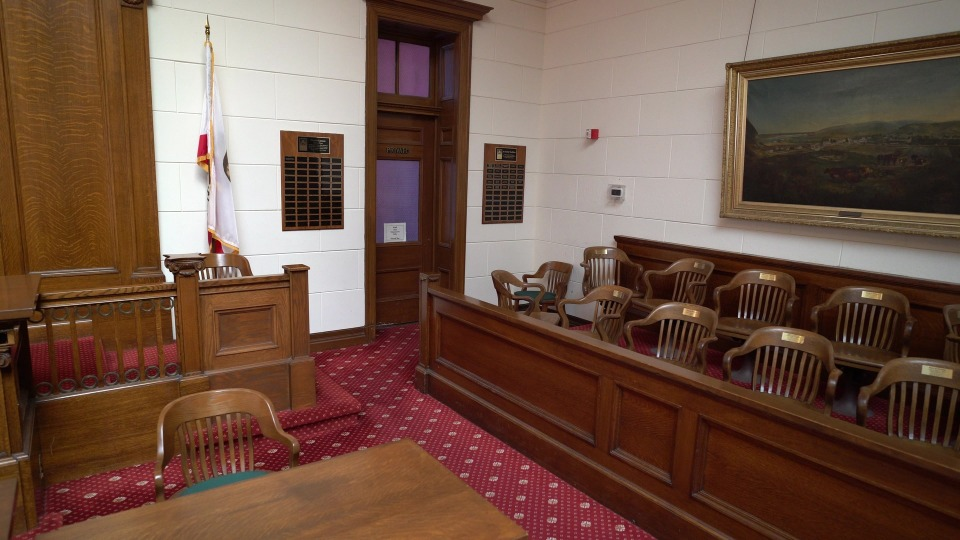
#> input picture Q1/im_courtroom_00086_left.jpg, 960 x 540 px, found by its file name
$ python Q1_python.py
#> lines starting #> are read from the running program, lines starting #| are printed output that depends on the picture
# imports packages
print("loading packages ...")
import os
import cv2 as cv
import time
import math
import numpy as np
from matplotlib import pyplot as plt
import random as random
print("packages loaded!")

# global variables
number_of_points = 1


# Methods
def Algebraic_Distance(pts1, pts2, F1):
    algebraic_distance = 0
    for i in range(len(pts1)):
        algebraic_distance += (pts2[i].T.dot(F1)).dot(pts1[i])
    algebraic_distance = algebraic_distance / (len(pts1))
    return algebraic_distance


def Epipolar_Distance(pts1, pts2, lines1, lines2, F1):
    epipolar_distance = 0
    for i in range(len(pts1)):
        x1 = (pts2[i].T.dot(F1)).dot(pts1[i]) / (math.sqrt(lines1[i][0] ** 2 + lines1[i][1] ** 2))
        x2 = (pts1[i].T.dot(F1.T)).dot(pts2[i]) / (math.sqrt(lines2[i][0] ** 2 + lines2[i][1] ** 2))
        epipolar_distance += ((x1 ** 2) + (x2 ** 2))
    return epipolar_distance


def drawlines(img1, img2, lines, pts1, pts2):
    """ drawlines:
    to draw all line in lines
    """
    r, c = img1.shape
    img1 = cv.cvtColor(img1, cv.COLOR_GRAY2BGR)
    img2 = cv.cvtColor(img2, cv.COLOR_GRAY2BGR)
    for r, pt1, pt2 in zip(lines, pts1, pts2):
        random_number1 = random.randint(0, 255)
        random_number2 = random.randint(0, 255)
        random_number3 = random.randint(0, 255)
        color = (random_number1, random_number2, random_number3)
        x0, y0 = map(int, [0, - r[2] / r[1]])
        x1, y1 = map(int, [c, - (r[2] + r[0] * c) / r[1]])
        img1 = cv.line(img1, (x0, y0), (x1, y1), color, 4)
        img1 = cv.circle(img1, tuple(pt1), 15, color, 3)
        img2 = cv.circle(img2, tuple(pt2), 15, color, 3)
    return img1, img2


def Q1(im1, im2, pts_left, pts_right, method):
    im1 = cv.cvtColor(im1, cv.COLOR_BGR2GRAY)
    im2 = cv.cvtColor(im2, cv.COLOR_BGR2GRAY)
    if method == 1:
        print("7 Point Algorithm: ")
        F1, mask1 = cv.findFundamentalMat(pts_left, pts_right, cv.FM_7POINT)
    if method == 2:
        print("8 Point Algorithm: ")
        F1, mask1 = cv.findFundamentalMat(pts_left, pts_right, cv.FM_8POINT)

    lines1, lines2, pts1, pts2 = list(), list(), list(), list()

    for point1 in pts_right:
        np_temp = np.array(point1)
        vec = np.append(np_temp, 1)
        pts2.append(vec)
        value = (F1.T).dot(vec)
        lines1.append(value)

    for point2 in pts_left:
        vec = np.array(point2)
        vec = np.append(vec, 1)
        pts1.append(vec)
        value = (F1).dot(vec)
        lines2.append(value)

    # change the type to numpy
    pts1 = np.array(pts1)
    pts2 = np.array(pts2)
    lines1 = np.array(lines1)
    lines2 = np.array(lines2)

    # Draw lines and points
    left_img, junk = drawlines(im1, im2, lines1, pts_left, pts_right)
    right_img, junk = drawlines(im2, im1, lines2, pts_right, pts_left)
    plt.subplot(121), plt.imshow(left_img)
    plt.subplot(122), plt.imshow(right_img)
    plt.show()

    # Calculating the distance's
    print("The Algebraic Distance is :", Algebraic_Distance(pts1, pts2, F1))
    print("The (Symmetric) Epipolar Distance is :",
          Epipolar_Distance(pts1, pts2, lines1, lines2, F1) / number_of_points)


def epipolar_geometry_UI(image_name1, image_name2):
    global number_of_points
    im1 = cv.imread(image_name1)
    im2 = cv.imread(image_name2)
    cv.imshow("Left image:", im1)
    cv.imshow("Right image:", im2)
    cv.waitKey(0)
    if image_name1 == "im_courtroom_00086_left.jpg" and image_name2 == "im_courtroom_00089_right.jpg":
        pts_left = np.array(
            [[207, 40], [280, 130], [342, 228], [406, 438], [32, 308], [617, 387],
             [696, 474], [838, 212], [725, 62], [427, 46]]).astype(np.float32)
        pts_right = np.array(
            [[265, 17], [313, 90], [360, 171], [537, 282], [287, 224], [626, 255],
             [661, 304], [732, 141], [653, 36], [405, 13]]).astype(np.float32)
        number_of_points = 10
    elif image_name1 == "im_family_00084_left.jpg" and image_name2 == "im_family_00100_right.jpg":
        pts_left = np.array(
            [[857, 210], [869, 314], [234, 328], [321, 288], [124, 51], [57, 253],
             [470, 261], [218, 195]]).astype(np.float32)
        pts_right = np.array(
            [[806, 211], [862, 417], [126, 332], [324, 294], [579, 32], [534, 235],
             [736, 270], [751, 185]]).astype(np.float32)
        number_of_points = 8
    else:
        print("There is no saved image with this name, ERROR!")
        return

    Q1(im1, im2, pts_left, pts_right, 1)
    cv.destroyAllWindows()
    print("#######")
    Q1(im1, im2, pts_left, pts_right, 2)
    cv.destroyAllWindows()


if __name__ == "__main__":
    epipolar_geometry_UI("im_courtroom_00086_left.jpg", "im_courtroom_00089_right.jpg")
#> in epipolar_geometry_UI, im1 is the input picture: shape (540, 960, 3); mean B, G, R 69.8, 83.8, 112.5
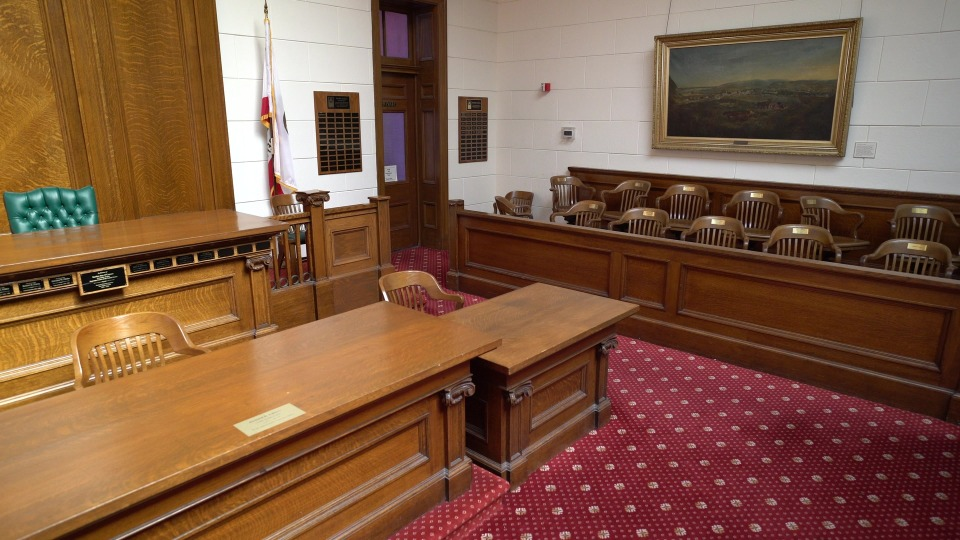
#> input picture Q1/im_courtroom_00089_right.jpg, 960 x 540 px, found by its file name
#> in epipolar_geometry_UI, im2 is the input picture: shape (540, 960, 3); mean B, G, R 68, 90.8, 128.8
#> after the loop in drawlines, `for r, pt1, pt2 in zip(lines, pts1, pts2):`: img1: shape (540, 960, 3); mean B, G, R 92.5, 95.2, 93.5
#> after the loop in drawlines, `for r, pt1, pt2 in zip(lines, pts1, pts2):`: img2: shape (540, 960, 3); mean B, G, R 99.6, 100, 99.9
#> the loop in drawlines (call 2), `for r, pt1, pt2 in zip(lines, pts1, pts2):` made 10 passes
#> (y0, y1) on passes 1 to 10: (-43, 176), (54, 169), (177, 160), (461, 140), (253, 155), (478, 139), (702, 123), (109, 165), (-300, 194), (-109, 180)
#> after the loop in drawlines (call 2), `for r, pt1, pt2 in zip(lines, pts1, pts2):`: img1: shape (540, 960, 3); mean B, G, R 95.9, 103.9, 100.5
#> after the loop in drawlines (call 2), `for r, pt1, pt2 in zip(lines, pts1, pts2):`:
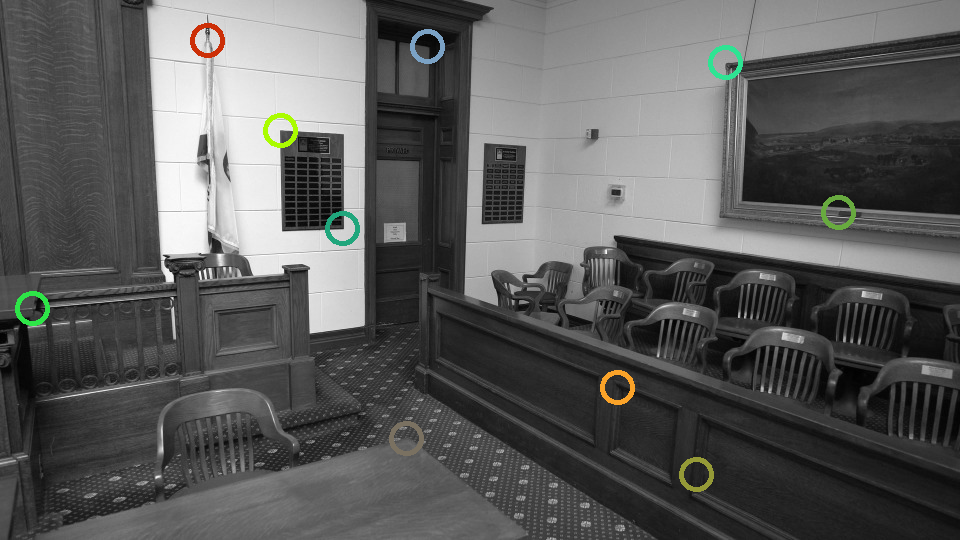
#> img2: shape (540, 960, 3); mean B, G, R 90.6, 91.4, 91
#> the loop in drawlines (call 3), `for r, pt1, pt2 in zip(lines, pts1, pts2):` made 10 passes
#> (y0, y1) on passes 1 to 10: (-8, 214), (91, 220), (227, 230), (572, 254), (309, 236), (613, 257), (962, 281), (56, 218), (-353, 190), (-83, 208)
#> after the loop in drawlines (call 3), `for r, pt1, pt2 in zip(lines, pts1, pts2):`: img1: shape (540, 960, 3); mean B, G, R 92.6, 91, 92.1
#> after the loop in drawlines (call 3), `for r, pt1, pt2 in zip(lines, pts1, pts2):`:
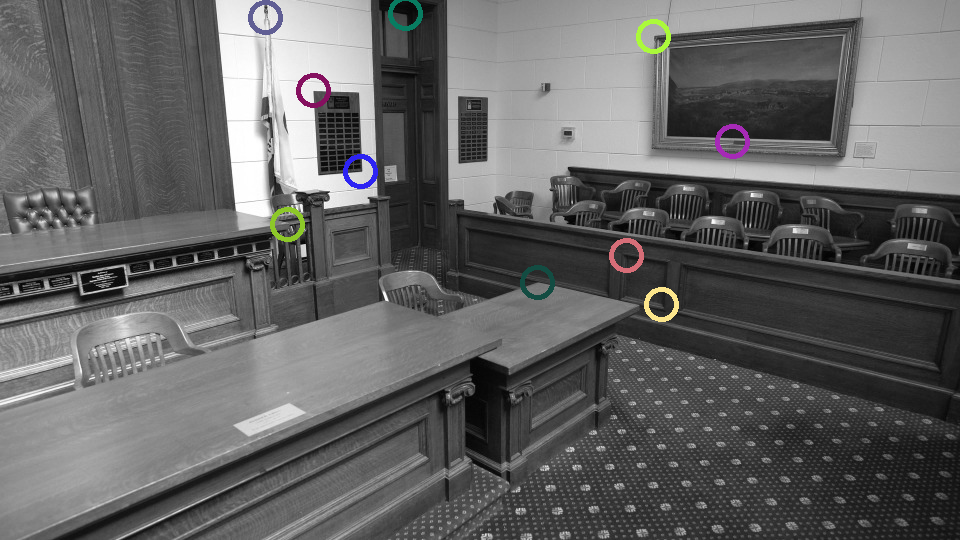
#> img2: shape (540, 960, 3); mean B, G, R 99.6, 99.6, 99.7
#> after the loop in drawlines (call 4), `for r, pt1, pt2 in zip(lines, pts1, pts2):`: img1: shape (540, 960, 3); mean B, G, R 97.8, 94.8, 97.8
#> after the loop in drawlines (call 4), `for r, pt1, pt2 in zip(lines, pts1, pts2):`: img2: shape (540, 960, 3); mean B, G, R 90.8, 90.5, 90.8
    epipolar_geometry_UI("im_family_00084_left.jpg", "im_family_00100_right.jpg")
#> call 2 of epipolar_geometry_UI, with image_name1 = 'im_family_00084_left.jpg', image_name2 = 'im_family_00100_right.jpg'
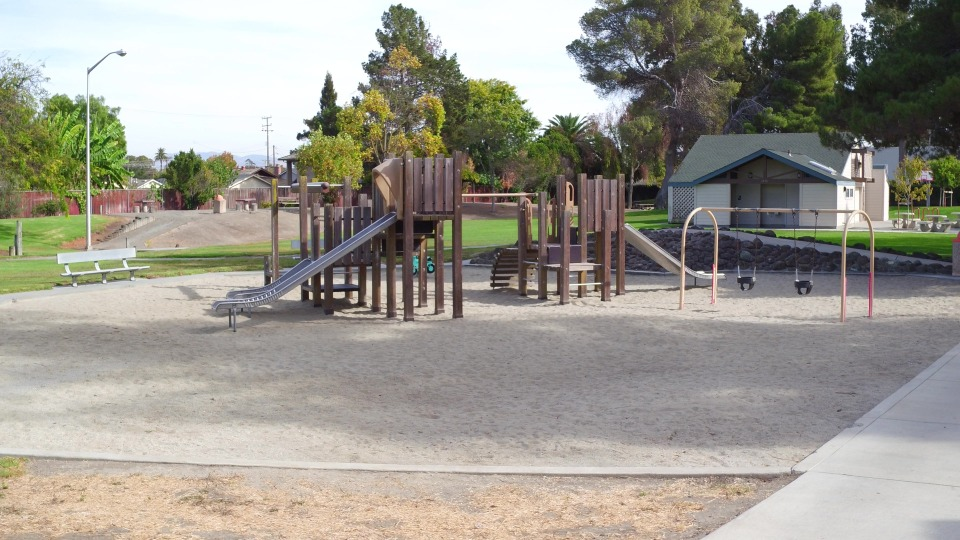
#> input picture Q1/im_family_00084_left.jpg, 960 x 540 px, found by its file name
#> in epipolar_geometry_UI, im1 is the input picture: shape (540, 960, 3); mean B, G, R 141.6, 151.9, 154.7
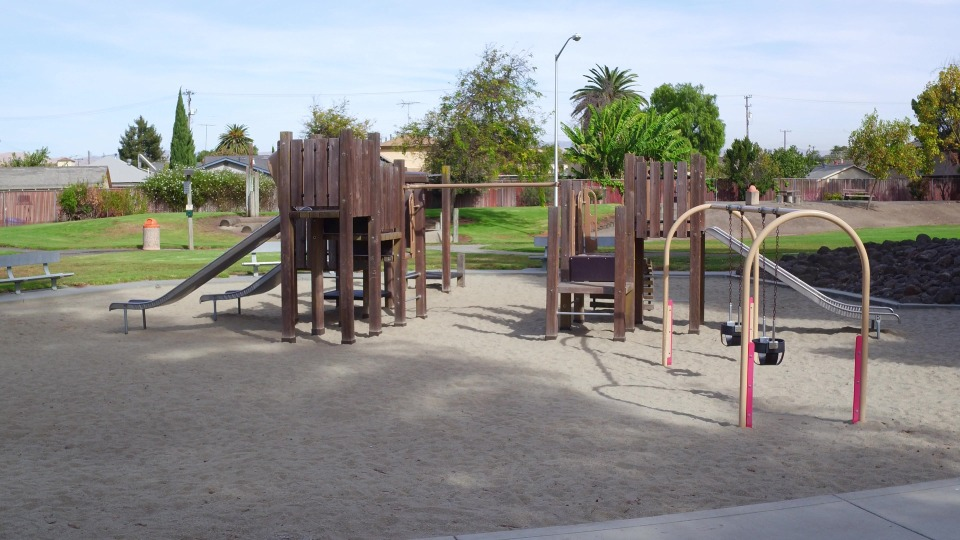
#> input picture Q1/im_family_00100_right.jpg, 960 x 540 px, found by its file name
#> in epipolar_geometry_UI, im2 is the input picture: shape (540, 960, 3); mean B, G, R 139.5, 141.9, 141.4
#> after the loop in drawlines (call 5), `for r, pt1, pt2 in zip(lines, pts1, pts2):`: img1: shape (540, 960, 3); mean B, G, R 150.1, 148.5, 153.2
#> after the loop in drawlines (call 5), `for r, pt1, pt2 in zip(lines, pts1, pts2):`: img2: shape (540, 960, 3); mean B, G, R 141.4, 141.2, 141.6
#> the loop in drawlines (call 6), `for r, pt1, pt2 in zip(lines, pts1, pts2):` made 8 passes
#> (y0, y1) on passes 1 to 8: (168, 219), (475, 410), (354, 334), (292, 296), (-48, 84), (216, 249), (256, 274), (135, 198)
#> pass 1, in drawlines (call 6), `img2 = cv.circle(img2, tuple(pt2), 15, color, 3)`:
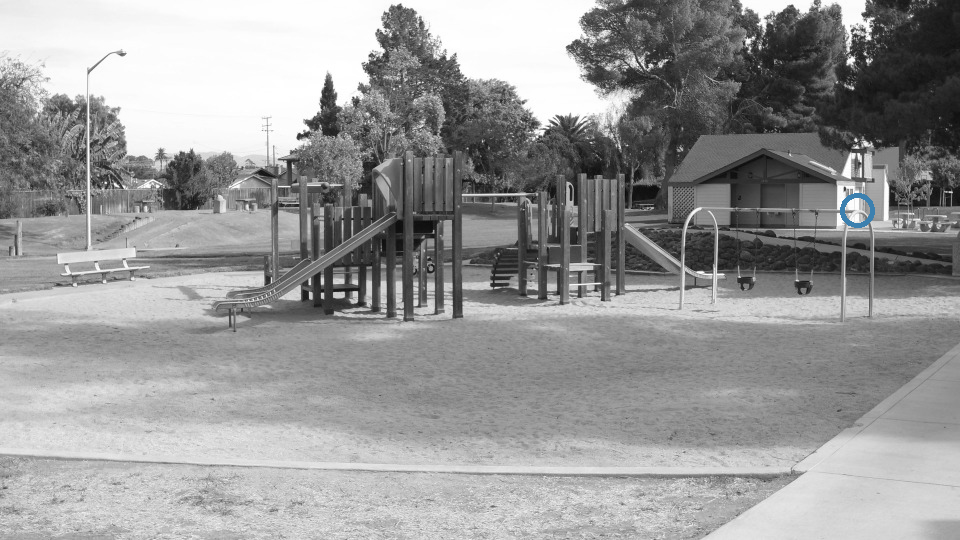
#> img2: shape (540, 960, 3); mean B, G, R 151.6, 151.5, 151.5
#> pass 2, in drawlines (call 6), `img1 = cv.line(img1, (x0, y0), (x1, y1), color, 4)`:
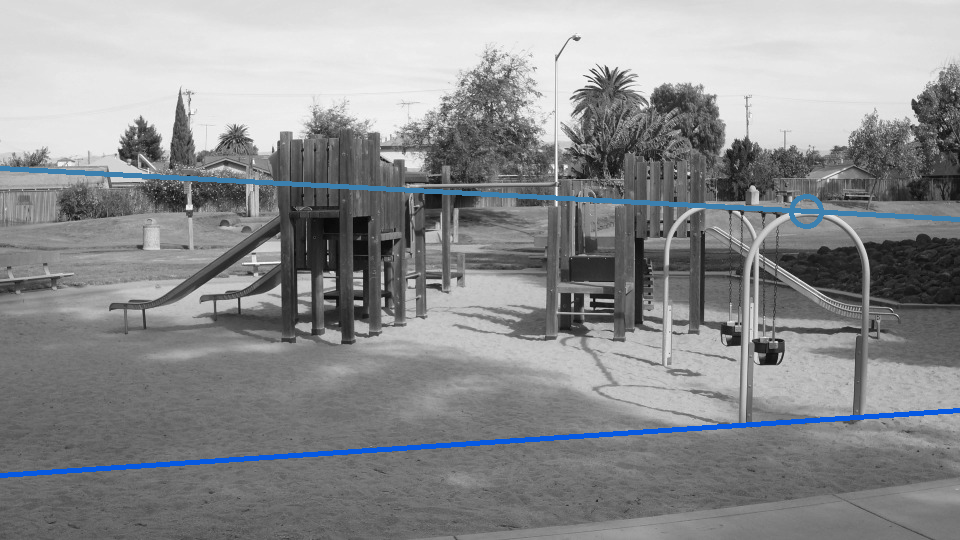
#> img1: shape (540, 960, 3); mean B, G, R 143, 141.2, 139.8
